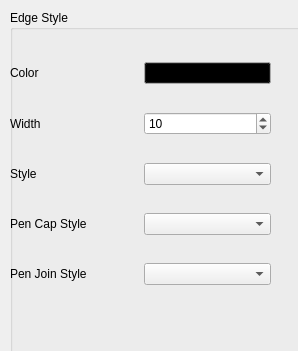
<?xml version="1.0" encoding="UTF-8"?>
<ui version="4.0">
 <class>PenStyle</class>
 <widget class="QWidget" name="PenStyle">
  <property name="geometry">
   <rect>
    <x>0</x>
    <y>0</y>
    <width>298</width>
    <height>351</height>
   </rect>
  </property>
  <property name="windowTitle">
   <string>Form</string>
  </property>
  <widget class="QGroupBox" name="groupBox">
   <property name="geometry">
    <rect>
     <x>10</x>
     <y>10</y>
     <width>394</width>
     <height>551</height>
    </rect>
   </property>
   <property name="title">
    <string>Edge Style</string>
   </property>
   <widget class="QWidget" name="layoutWidget_3">
    <property name="geometry">
     <rect>
      <x>0</x>
      <y>30</y>
      <width>261</width>
      <height>271</height>
     </rect>
    </property>
    <layout class="QGridLayout" name="gridLayout">
     <item row="0" column="0">
      <widget class="QLabel" name="colorLabel">
       <property name="text">
        <string>Color</string>
       </property>
      </widget>
     </item>
     <item row="0" column="1">
      <widget class="QPushButton" name="colorPushButton">
       <property name="palette">
        <palette>
         <active>
          <colorrole role="Button">
           <brush brushstyle="SolidPattern">
            <color alpha="255">
             <red>0</red>
             <green>0</green>
             <blue>0</blue>
            </color>
           </brush>
          </colorrole>
         </active>
         <inactive>
          <colorrole role="Button">
           <brush brushstyle="SolidPattern">
            <color alpha="255">
             <red>0</red>
             <green>0</green>
             <blue>0</blue>
            </color>
           </brush>
          </colorrole>
         </inactive>
         <disabled>
          <colorrole role="Button">
           <brush brushstyle="SolidPattern">
            <color alpha="255">
             <red>0</red>
             <green>0</green>
             <blue>0</blue>
            </color>
           </brush>
          </colorrole>
         </disabled>
        </palette>
       </property>
       <property name="text">
        <string/>
       </property>
      </widget>
     </item>
     <item row="3" column="1">
      <widget class="QComboBox" name="capStyleComboBox"/>
     </item>
     <item row="4" column="0">
      <widget class="QLabel" name="joinStyleLabel">
       <property name="text">
        <string>Pen Join Style</string>
       </property>
      </widget>
     </item>
     <item row="2" column="0">
      <widget class="QLabel" name="styleLabel">
       <property name="text">
        <string>Style</string>
       </property>
      </widget>
     </item>
     <item row="1" column="0">
      <widget class="QLabel" name="widthLabel">
       <property name="text">
        <string>Width</string>
       </property>
      </widget>
     </item>
     <item row="2" column="1">
      <widget class="QComboBox" name="styleComboBox"/>
     </item>
     <item row="3" column="0">
      <widget class="QLabel" name="capStyleLabel">
       <property name="text">
        <string>Pen Cap Style</string>
       </property>
      </widget>
     </item>
     <item row="4" column="1">
      <widget class="QComboBox" name="joinStyleComboBox"/>
     </item>
     <item row="1" column="1">
      <widget class="QSpinBox" name="widthSpinBox">
       <property name="minimum">
        <number>1</number>
       </property>
       <property name="maximum">
        <number>500</number>
       </property>
       <property name="value">
        <number>10</number>
       </property>
      </widget>
     </item>
    </layout>
   </widget>
  </widget>
 </widget>
 <resources/>
 <connections/>
</ui>
